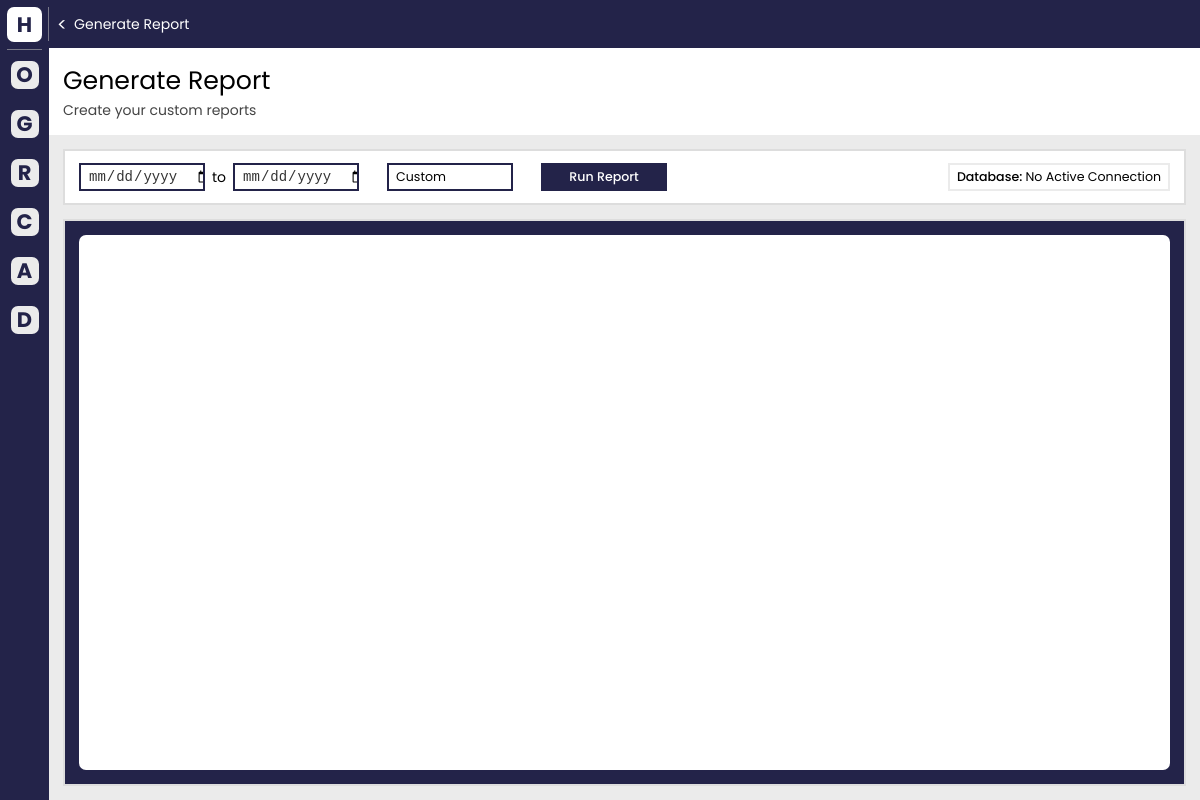
Page /generate_report/ (signed in) on the earlier database version.
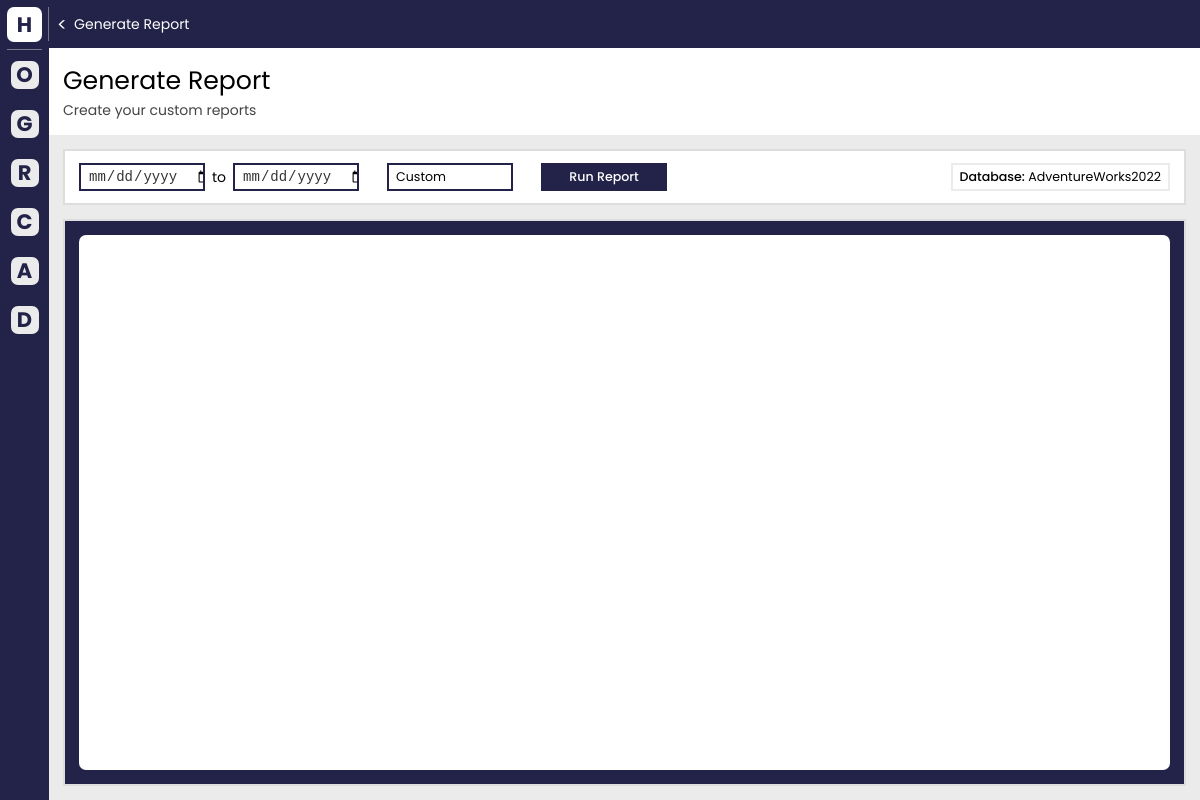
Same page on the later database version.
### cs_app/models.py (models this page shows)
class User(AbstractUser):
    phone_number = models.CharField(max_length=15, blank=True, null=True)
    company = models.CharField(max_length=100, blank=True, null=True)
    active_database_alias = models.CharField(max_length=100, blank=True, null=True)

### cs_app/views/generate_report_views.py (the view, shortened to what this page needs)
# urls.py: path('generate_report/', generate_report_views.generate_report_view, name='generate_report'),
@login_required
def generate_report_view(request):
    user = request.user
    menu_status = None
    start_date = None
    end_date = None
    report_type = None
    history_database_name = None
    additional_info = request.GET.get("additionalInfo", None)
    context = {
        "user": user,
        "menu_status": menu_status,
        "start_date": start_date,
        "end_date": end_date,
        "report_type": report_type,
        "history_database_name": history_database_name,
        "current_database_name": request.user.active_database_alias,
    }
    return render(request, "subpages/generate_report.html", context)

### cs_app/templates/subpages/generate_report.html (shortened to what this page needs)
{% extends "one_page.html" %} {% load static %} {% block sub_css %}
<link rel="stylesheet" href="{% static 'css/sub_styles/generate_report_style.css' %}" />
<link rel="stylesheet" type="text/css" href="//cdn.datatables.net/2.0.5/css/dataTables.dataTables.min.css" />
{% endblock %} {% block content %}
<div class="main-container flex-col">
    <div class="header">
        <h3>Generate Report</h3>
        <h4>Create your custom reports</h4>
    </div>
    <div id="card-holder">
        <div id="inputs" class="content-card">
            <div id="inputs__actions">
                <input
                    type="date"
                    id="start_date"
                    class="form__input"
                    name="start_date"
                    value="{{ start_date|default:'' }}"
                    required
                />
                <p>to</p>
                <input
                    type="date"
                    id="end_date"
                    class="form__input"
                    name="end_date"
                    value="{{ end_date|default:'' }}"
                    required
                />
                <div class="dropdown-button">{{ report_type|default:"Custom" }}</div>
                <div class="button" id="run-report-button" onclick="generateTable()"><strong>Run Report</strong></div>
            </div>
            <div id="inputs__database-information">
                <div id="database-information">
                    {% if current_database_name == history_database_name or not current_database_name or not history_database_name %}
                    <p><strong>Database: </strong>{{ current_database_name|default:"No Active Connection" }}</p>
                    {% else %}
                    <p class="mismatch-message"><strong>Error: </strong>Report Database and Active Database differ.</p>
                    {% endif %}
                </div>
            </div>
        </div>
        <div id="report-holder" class="content-card">
            <div id="report"></div>
        </div>
    </div>
</div>
{% endblock %}

Differences in the rows shown:
now on this page (row edited): User: active_database_alias "AdventureWorks2022"
Other differences:
{{ current_database_name|default:"No Active Connection" }}: "No Active Connection" → (not shown)
